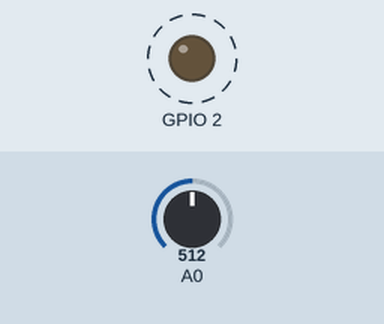
Simulated run of this sketch. Board: ESP8266 (NodeMCU). Parts: output pins drawn as LEDs (lit = HIGH). Dashed ring = blinking. The inputs (shaded band) are chosen by the test bench; at power-on: A0 = 512. WiFi joins after 1.5 s; servers stay silent unless stated; network time is answered at once with the bench clock; the local clock reads 2024-03-15 10:24:30 at power-on unless the sketch sets it; what the sketch prints to the serial monitor is not drawn. At 30.7 s the program puts the board to deep sleep or switches it off; the recording ends there.

Above: at 7.2 s.
Timing chart, 0 to 11.6 s (numbered marks = the images above):
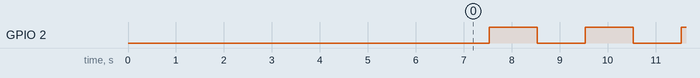

The sketch:

Solar_Geyser_firebase.ino
```cpp
#include <NTPClient.h>
#include <TimeLib.h>
#include <ESP8266WiFi.h>
#include <WiFiUdp.h>
#include <Firebase_ESP_Client.h>

//Provide a token generation procces info
#include <addons/TokenHelper.h>
#define WIFI_SSID "HUAWEI-5GCPE-D14F"
#define WIFI_PASSWORD "5g4t3j2r1d1"

#define API_KEY "AIzaSyAFgLpq_ihkgsbcRgFXd0AlH5nBpbxQsQs"

#define FIREBASE_PROJECT_ID "solar-geyser-59631"

#define USER_EMAIL "gideon.jonkers04@gmail.com"
#define USER_PASSWORD "5g4t3j2r1d"

//Define Firebas data object
FirebaseData fbdo;

FirebaseAuth auth;
FirebaseConfig config;

time_t ntptime;

bool done = false;
bool hourdone = false;
bool bUpdatedone = false;

double var[2];

// Define NTP Client to get time
WiFiUDP ntpUDP;
NTPClient timeClient(ntpUDP, "europe.pool.ntp.org", 7200);

void setup()
{
  //pinMode(16, OUTPUT);
  pinMode(2,OUTPUT);

  Serial.begin(9600);

  WiFi.begin(WIFI_SSID, WIFI_PASSWORD);
  Serial.print("Connecting to Wi-Fi");
  while (WiFi.status() != WL_CONNECTED)
  {
    Serial.print(".");
    delay(300);
  }
  Serial.println();
  Serial.print("Connected with IP: ");
  Serial.println(WiFi.localIP());
  Serial.println();

  digitalWrite(2,LOW);

  //Update Time
  while(year()<2021)
  {
    UpdateTime();
    delay(500);
  }

  //Firebase begin
  Serial.printf("Firebase Client v%s\n\n", FIREBASE_CLIENT_VERSION);

  unsigned long timer = millis();
  while(millis()-timer < 5000)
  {
    yield();
  }

  config.api_key = API_KEY;

  auth.user.email = USER_EMAIL;
  auth.user.password = USER_PASSWORD;

  config.token_status_callback = tokenStatusCallback;

  Firebase.begin(&config, &auth);

  Firebase.reconnectWiFi(true);
}


void loop() {
  digitalWrite(2, second()%2);
  if(minute() % 5 == 4)
  {
    done = false;
  }
  if(minute() == 0)
  {
    var[0] = analogRead(A0)/204.8f;
    var[1] = analogRead(A0)/204.8f;
    if (Firebase.ready())
    {
      FirebaseJson content;

      //aa is the collection id, bb is the document id.
      String documentPath = String(year()) + "/" + String(month()) + "/" + String(day()) + "/H" + String(hour());

      content.clear();
      content.set("fields/m" + String(minute()) + "/doubleValue", (var[0]+var[1])/2);

      Serial.println("Update a document... " + documentPath);

      if (Firebase.Firestore.createDocument(&fbdo, FIREBASE_PROJECT_ID, "" /* databaseId can be (default) or empty */, documentPath.c_str(), content.raw()))
        Serial.printf("ok\n%s\n\n", fbdo.payload().c_str());
      else
        Serial.println(fbdo.errorReason());
      ESP.deepSleep((300000 - (1000*second()))*1000);
    }
  }
  if ((minute() % 5) == 0 && done == false)
  {
     var[0] = analogRead(A0)/204.8f;
     var[1] = analogRead(A0)/204.8f;
     if(Firebase.ready())
     {
        //For the usage of FirebaseJson, see examples/FirebaseJson/BasicUsage/Create.ino
        FirebaseJson content;

        //aa is the collection id, bb is the document id.
        String documentPath = String(year()) + "/" + String(month()) + "/" + String(day()) + "/H" + String(hour());

        //If the document path contains space e.g. "a b c/d e f"
        //It should encode the space as %20 then the path will be "a%20b%20c/d%20e%20f"
        content.clear();
        content.set("fields/m" + String(minute()) + "/doubleValue", (var[0]+var[1])/2);

        Serial.println("Update a document... " + documentPath);

        /** if updateMask contains the field name that exists in the remote document and
         * this field name does not exist in the document (content), that field will be delete from remote document
        */

        if (Firebase.Firestore.patchDocument(&fbdo, FIREBASE_PROJECT_ID, "" /* databaseId can be (default) or empty */, documentPath.c_str(), content.raw(),"m"+String(minute()) /* updateMask */))
            Serial.printf("ok\n%s\n\n", fbdo.payload().c_str());
        else
            Serial.println(fbdo.errorReason());
        done = true;
        ESP.deepSleep((300000 - (1000*second()))*1000);
     }
   }
}

void UpdateTime()
{
  timeClient.begin();
  timeClient.update();
  ntptime = timeClient.getEpochTime();
  setTime(ntptime);
  timeClient.end();
}
```

Measured:
- by itself, GPIO 2: alternates HIGH for 1.0 s and LOW for 1.0 s
